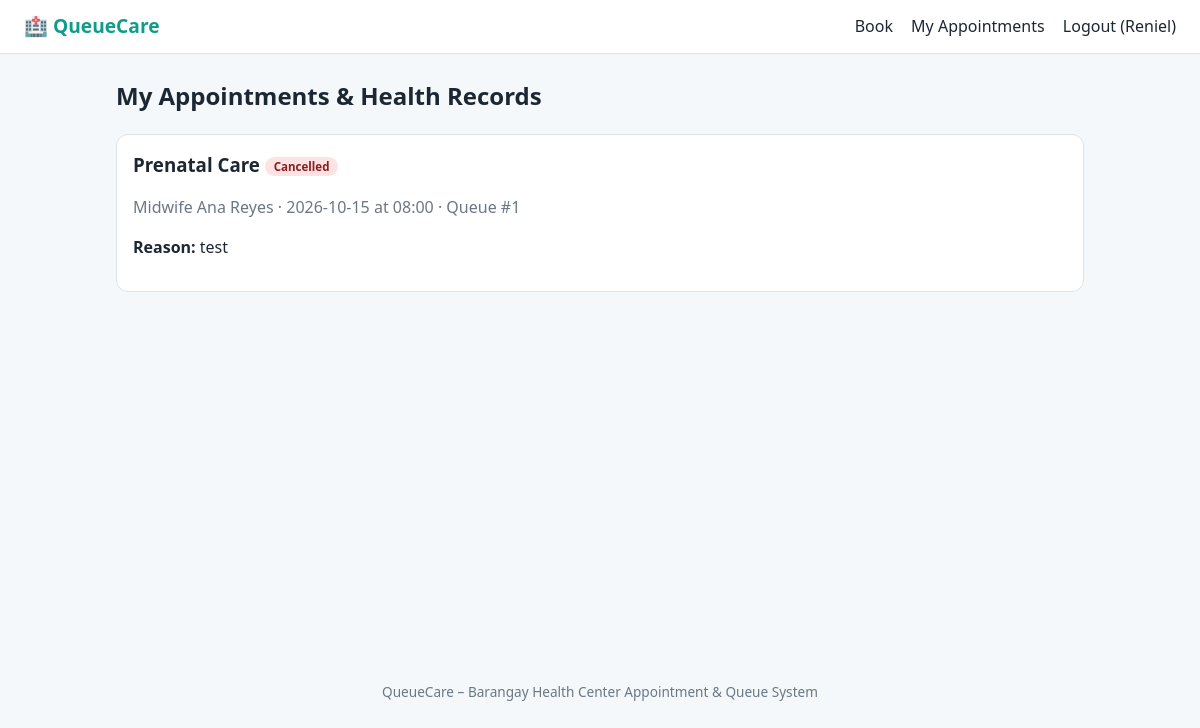
Page /my (signed in) on the committed database.
### tables this page shows
CREATE TABLE appointments(
        id INTEGER PRIMARY KEY AUTOINCREMENT,
        user_id INTEGER NOT NULL,
        service_id INTEGER NOT NULL,
        appt_date TEXT NOT NULL,
        slot TEXT NOT NULL,
        reason TEXT NOT NULL,
        queue_no INTEGER NOT NULL,
        status TEXT NOT NULL DEFAULT 'Booked',
        notes TEXT DEFAULT '',
        FOREIGN KEY(user_id) REFERENCES users(id),
        FOREIGN KEY(service_id) REFERENCES services(id)
    );

CREATE TABLE services(
        id INTEGER PRIMARY KEY AUTOINCREMENT,
        name TEXT NOT NULL,
        provider TEXT NOT NULL
    );

### app.py (the view)
@app.route("/my")
@login_required
def my():
    rows = get_db().execute(
        "SELECT a.*, s.name AS service, s.provider FROM appointments a "
        "JOIN services s ON s.id=a.service_id WHERE a.user_id=? "
        "ORDER BY a.appt_date DESC, a.slot DESC", (session["user_id"],)).fetchall()
    return render_template("my.html", rows=rows, today=date.today().isoformat())

### app.py (called while the page is built)
def get_db():
    if "db" not in g:
        g.db = sqlite3.connect(DB_PATH)
        g.db.row_factory = sqlite3.Row
    return g.db

def login_required(view):
    @wraps(view)
    def wrapper(*a, **kw):
        if "user_id" not in session:
            flash("Please log in first.", "error")
            return redirect(url_for("login"))
        return view(*a, **kw)
    return wrapper

### templates/my.html (shortened to what this page needs)
{% extends "base.html" %}
{% block content %}
<h2>My Appointments &amp; Health Records</h2>
{% for r in rows %}
<div class="card appt">
  <div>
    <h3>{{ r.service }} <span class="badge {{ r.status|replace(' ', '') }}">{{ r.status }}</span></h3>
    <p class="muted">{{ r.provider }} · {{ r.appt_date }} at {{ r.slot }} · Queue #{{ r.queue_no }}</p>
    <p><b>Reason:</b> {{ r.reason }}</p>
  </div>
</div>
{% endfor %}
{% endblock %}

### static/style.css (style rules this page uses)
:root { --ac:#0f9d8a;--ac2:#e6f6f3;--tx:#1d2733;--mu:#6b7785;--bd:#dde3ea;--bg:#f5f8fa }
* { box-sizing:border-box }
body { margin:0;font-family:system-ui,"Segoe UI",sans-serif;background:var(--bg);color:var(--tx);line-height:1.5 }
.card { background:#fff;border:1px solid var(--bd);border-radius:12px;padding:16px }
.card h3 { margin-top:0 }
.muted { color:var(--mu) }
.appt { display:flex;justify-content:space-between;gap:12px;margin-bottom:12px;align-items:flex-start }
.appt h3 { margin-bottom:4px }
.badge { font-size:.72rem;padding:2px 9px;border-radius:999px;background:#e8edf2;vertical-align:middle }
.badge.Cancelled { background:#fde3e3;color:#8a1f1f }

### rows in the picture
appointments: service "Prenatal Care", status "Cancelled", provider "Midwife Ana Reyes", appt_date "2026-10-15", slot "08:00", queue_no "1", reason "test"

### other values in the picture
{{ session.name }} "Reniel"
